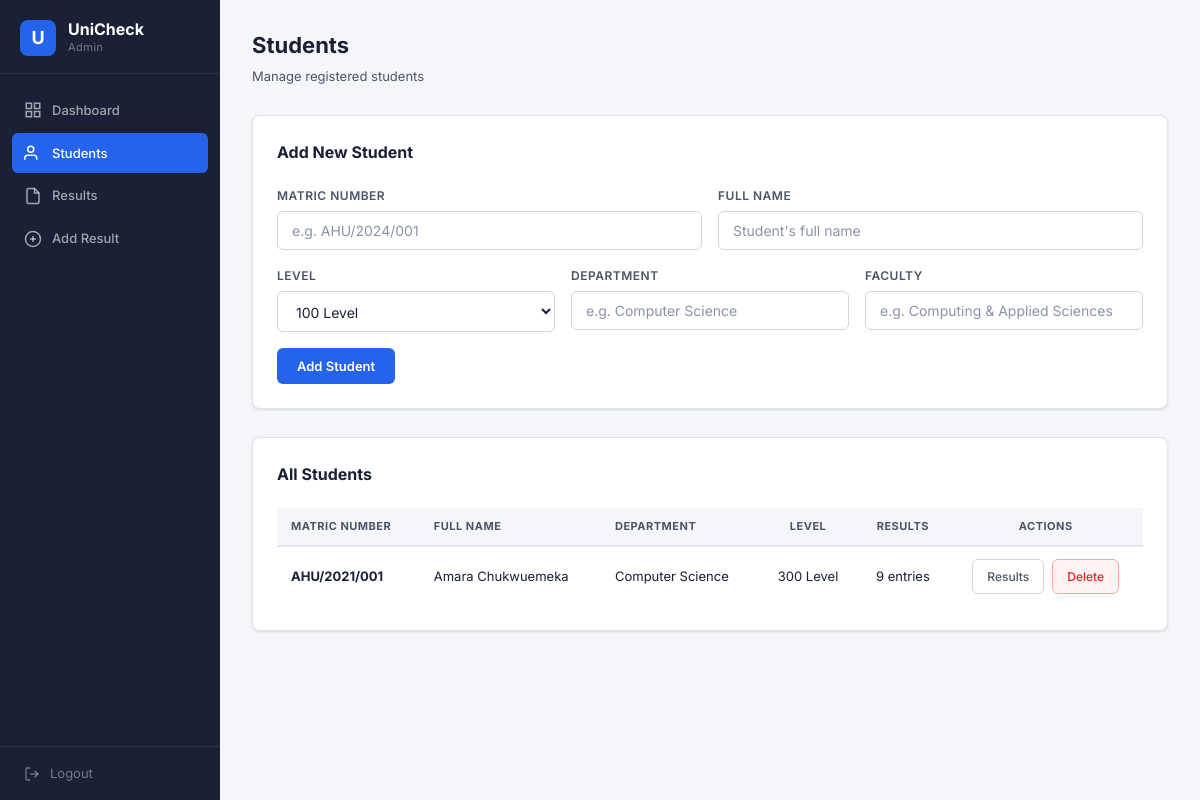
The app's page /admin/students.php (signed in) with its own data.
### tables this page shows
CREATE TABLE IF NOT EXISTS students (
    id INT AUTO_INCREMENT PRIMARY KEY,
    matric_number VARCHAR(20) NOT NULL UNIQUE,
    full_name VARCHAR(100) NOT NULL,
    level ENUM('100','200','300','400','500') NOT NULL,
    department VARCHAR(100) NOT NULL,
    faculty VARCHAR(100) NOT NULL,
    created_at TIMESTAMP DEFAULT CURRENT_TIMESTAMP
);

### admin/students.php (the view, shortened to what this page needs)
<?php
require_once '../includes/config.php';
$students = $conn->query("SELECT s.*, COUNT(r.id) AS result_count FROM students s LEFT JOIN results r ON s.matric_number = r.matric_number GROUP BY s.matric_number ORDER BY s.created_at DESC");
?>
<!DOCTYPE html>
<html lang="en">
<head>
  <link rel="stylesheet" href="../assets/css/style.css"/>
</head>
<body class="admin-body">
  <aside class="sidebar">
    <div class="sidebar-logo">
      <div class="logo-icon">U</div>
      <div><span class="logo-name">UniCheck</span><span class="logo-sub">Admin</span></div>
    </div>
    <nav class="sidebar-nav">
      <a href="dashboard.php" class="nav-item">
        <svg width="18" height="18" fill="none" stroke="currentColor" stroke-width="2" viewBox="0 0 24 24"><rect x="3" y="3" width="7" height="7"/><rect x="14" y="3" width="7" height="7"/><rect x="3" y="14" width="7" height="7"/><rect x="14" y="14" width="7" height="7"/></svg>
        Dashboard
      </a>
      <a href="students.php" class="nav-item active">
        <svg width="18" height="18" fill="none" stroke="currentColor" stroke-width="2" viewBox="0 0 24 24"><path d="M17 21v-2a4 4 0 0 0-4-4H5a4 4 0 0 0-4 4v2"/><circle cx="9" cy="7" r="4"/></svg>
        Students
      </a>
      <a href="results.php" class="nav-item">
        <svg width="18" height="18" fill="none" stroke="currentColor" stroke-width="2" viewBox="0 0 24 24"><path d="M14 2H6a2 2 0 0 0-2 2v16a2 2 0 0 0 2 2h12a2 2 0 0 0 2-2V8z"/><polyline points="14 2 14 8 20 8"/></svg>
        Results
      </a>
      <a href="add_result.php" class="nav-item">
        <svg width="18" height="18" fill="none" stroke="currentColor" stroke-width="2" viewBox="0 0 24 24"><circle cx="12" cy="12" r="10"/><line x1="12" y1="8" x2="12" y2="16"/><line x1="8" y1="12" x2="16" y2="12"/></svg>
        Add Result
      </a>
    </nav>
    <a href="logout.php" class="sidebar-logout">
      <svg width="16" height="16" fill="none" stroke="currentColor" stroke-width="2" viewBox="0 0 24 24"><path d="M9 21H5a2 2 0 0 1-2-2V5a2 2 0 0 1 2-2h4"/><polyline points="16 17 21 12 16 7"/><line x1="21" y1="12" x2="9" y2="12"/></svg>
      Logout
    </a>
  </aside>
  <div class="admin-main">
    <div class="admin-topbar">
      <div>
        <h1 class="page-title">Students</h1>
        <p class="page-sub">Manage registered students</p>
      </div>
    </div>
    <div class="card" style="margin-bottom:28px">
      <h2 class="table-title" style="margin-bottom:20px">Add New Student</h2>
      <form method="POST">
        <div class="form-row-2">
          <div class="form-group">
            <label>Matric Number</label>
            <input type="text" name="matric_number" placeholder="e.g. AHU/2024/001" required/>
          </div>
          <div class="form-group">
            <label>Full Name</label>
            <input type="text" name="full_name" placeholder="Student's full name" required/>
          </div>
        </div>
        <div class="form-row-3">
          <div class="form-group">
            <label>Level</label>
            <select name="level" required>
              <?php foreach (['100','200','300','400','500'] as $l): ?>
              <option value="<?= $l ?>"><?= $l ?> Level</option>
              <?php endforeach; ?>
            </select>
          </div>
          <div class="form-group">
            <label>Department</label>
            <input type="text" name="department" placeholder="e.g. Computer Science" required/>
          </div>
          <div class="form-group">
            <label>Faculty</label>
            <input type="text" name="faculty" placeholder="e.g. Computing & Applied Sciences" required/>
          </div>
        </div>
        <button type="submit" class="btn btn-primary">Add Student</button>
      </form>
    </div>
    <div class="card">
      <div class="table-header">
        <h2 class="table-title">All Students</h2>
      </div>
      <div class="table-wrap">
        <table class="result-table">
          <thead>
            <tr>
              <th>Matric Number</th>
              <th>Full Name</th>
              <th>Department</th>
              <th class="center">Level</th>
              <th class="center">Results</th>
              <th class="center">Actions</th>
            </tr>
          </thead>
          <tbody>
            <?php while ($s = $students->fetch_assoc()): ?>
            <tr>
              <td><strong><?= htmlspecialchars($s['matric_number']) ?></strong></td>
              <td><?= htmlspecialchars($s['full_name']) ?></td>
              <td><?= htmlspecialchars($s['department']) ?></td>
              <td class="center"><?= $s['level'] ?> Level</td>
              <td class="center"><?= $s['result_count'] ?> entries</td>
              <td class="center" style="display:flex;gap:8px;justify-content:center">
                <a href="results.php?matric=<?= urlencode($s['matric_number']) ?>" class="btn btn-outline-sm">Results</a>
                <a href="students.php?delete=<?= urlencode($s['matric_number']) ?>" class="btn btn-danger-sm" onclick="return confirm('Delete this student and all their results?')">Delete</a>
              </td>
            </tr>
            <?php endwhile; ?>
          </tbody>
        </table>
      </div>
    </div>
  </div>
</body>
</html>

### records on screen
students: matric_number "AHU/2021/001", full_name "Amara Chukwuemeka", department "Computer Science", level "300", result_count "9"

### other values on screen
form field level "100 Level"
